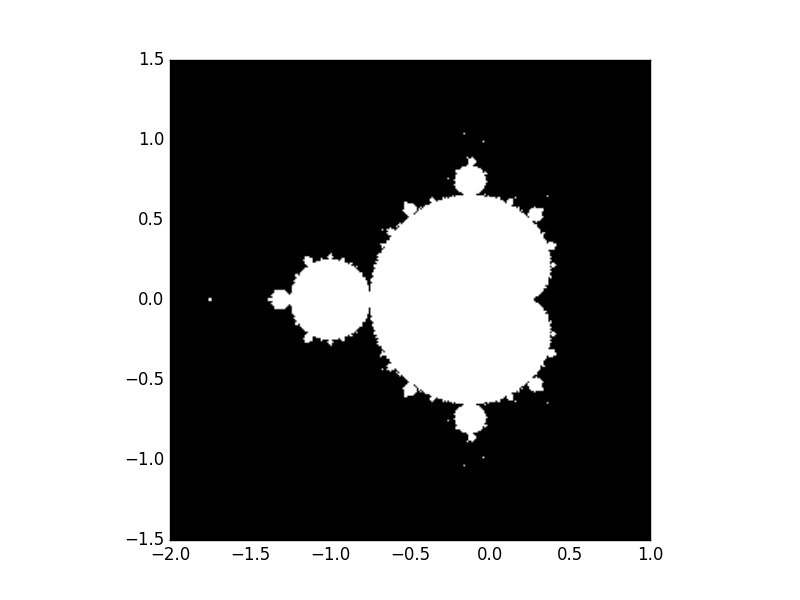

Write the Python code that produced this figure.
#Mandelbrot Set
#Name: Yuanyuan Peng
#ID: 108 734 720
import numpy as np
import matplotlib.pyplot as plt

N_max = 300
some_threshold = 50

x = np.linspace(-2, 1, N_max,endpoint=True)
y = np.linspace(-1.5, 1.5, N_max,endpoint=True)
xv,yv = np.meshgrid(x,y)
c = xv+ 1j*yv
print('c',c)
mask = np.zeros_like(c,dtype = np.bool)


for y1 in range(N_max):
	for x1 in range(N_max):
		z = 0
		for j in range(N_max):
			#c = xv[x1]+1j*yv[y1]
			z = z**2 + c[y1,x1]
		if np.any(np.absolute(z) < some_threshold):
			mask[x1,y1] = j
		
		#print(z)

plt.imshow(mask.T, extent = [-2,1,-1.5,1.5])
plt.gray()
plt.savefig('mandelbrot.png')
plt.show()